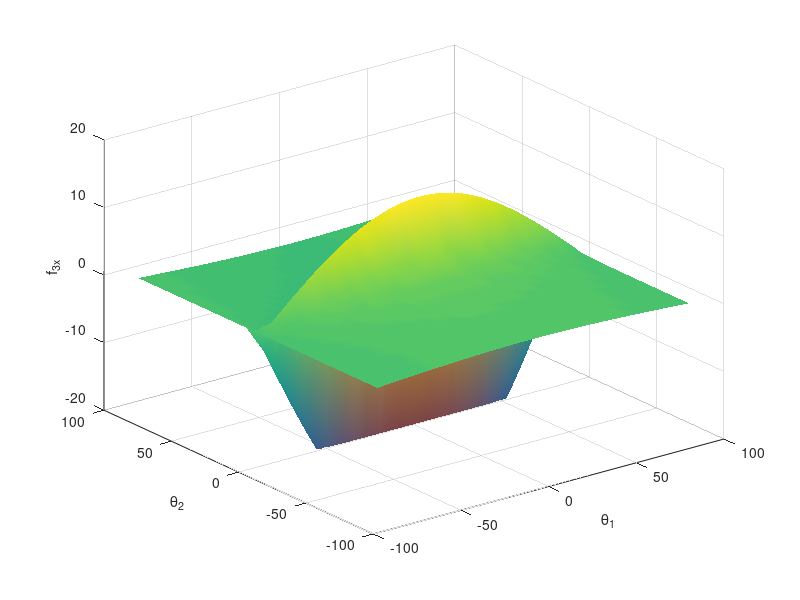
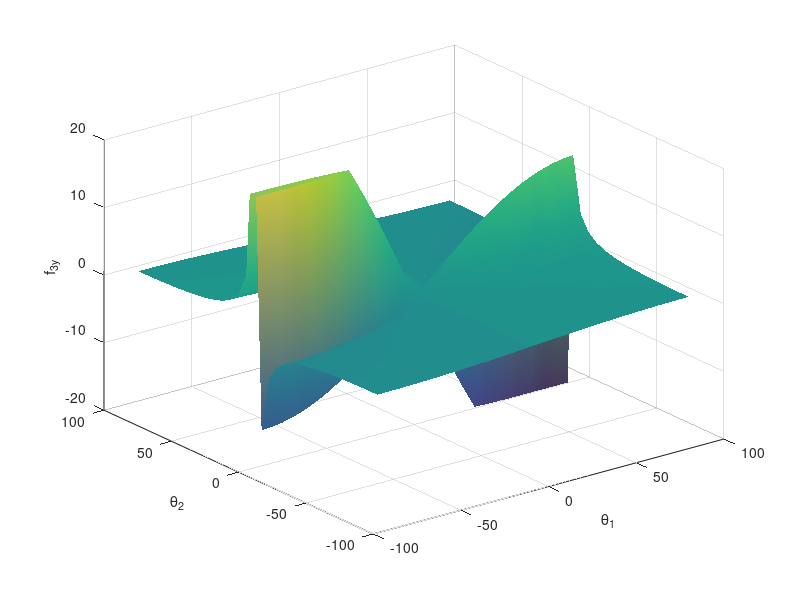

These charts were generated, in order, by the following MATLAB code:
close all
hani=-pi/2:0.1:pi/2;
[th1,th2] = meshgrid(hani,hani);
tau1=1;tau2=1;l2=1;l3=1;
f3x=(cos(th1+th2)*tau1*l3-tau2*cos(th1+th2)*l3-tau2*cos(th1)*l2)/l3/l2./sin(th2);
f3y=(sin(th1+th2)*tau1*l3-tau2*sin(th1+th2)*l3-tau2*sin(th1)*l2)/l3/l2./sin(th2);
figure
surf(hani*180/pi,hani*180/pi,f3x);zlim([-20,20]);xlabel('\theta_1');ylabel('\theta_2');zlabel('f_{3x}');
shading interp;
figure
surf(hani*180/pi,hani*180/pi,f3y);zlim([-20,20]);xlabel('\theta_1');ylabel('\theta_2');zlabel('f_{3y}');
shading interp;
